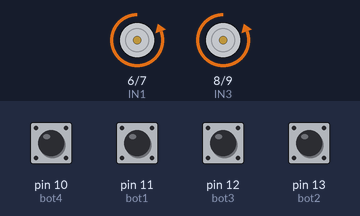
The sketch below on a simulated Arduino Uno, built with avr-gcc and run on an emulated ATmega328P. Shown: motor-driver pin pairs drawn as motors (green arrow = first pin HIGH = forward, orange = second pin HIGH = backward, longer = more drive). Inputs (shaded band) come from the test bench; at power-on: pin 10 (bot4), pin 11 (bot1), pin 12 (bot3), pin 13 (bot2) HIGH. Random numbers use the default seed unless the sketch sets one.

Above: at 1.2 s.
1.3 s: pin 10 (bot4) pulled LOW for 0.15 s
At 1.8 s:
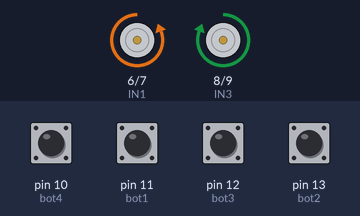
4.4 s: pin 13 (bot2) pulled LOW for 0.15 s
At 5.0 s:
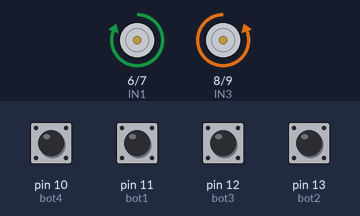
6.6 s: pin 10 (bot4) pulled LOW for 1 s
At 7.1 s:
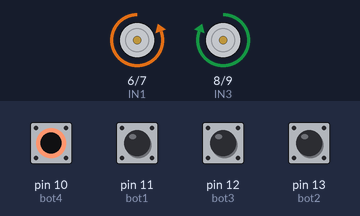
Timing chart, 0 to 10.1 s (numbered marks = the images above; inputs shaded):
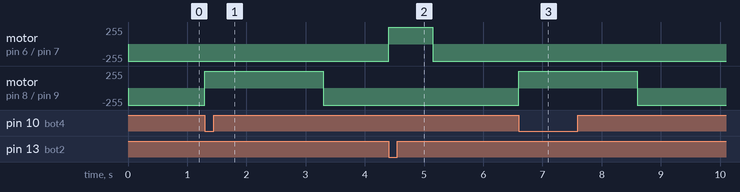

The sketch:

tartaruga.ino
```cpp
// C++ code
//
#include <Servo.h>
      int bot1 = 11;
      int bot2 = 13;
      int bot3 = 12;
      int bot4 = 10;

      //Declarando pinos Arduino ligados a entrada da Ponte H
      int IN1 = 6;
      int IN2 = 7;
      int IN3 = 8;
      int IN4 = 9;

void setup()
{
  Serial.begin(9600);
  //Define os pinos como saida da Ponte H
 pinMode(bot1, INPUT_PULLUP);
 pinMode(bot2, INPUT_PULLUP);
 pinMode(bot3, INPUT_PULLUP);
 pinMode(bot4, INPUT_PULLUP);
 // Define os botões
 pinMode(IN1, OUTPUT);
 pinMode(IN2, OUTPUT);
 pinMode(IN3, OUTPUT);
 pinMode(IN4, OUTPUT);
 randomSeed(analogRead(0));  // Inicia a semente de números aleatórios

}

void loop()
{
    //Para frente
    /*digitalWrite(IN1, HIGH);
    digitalWrite(IN2, LOW);
    digitalWrite(IN3, HIGH);
    digitalWrite(IN4, LOW);*/

    //Para tras
    //digitalWrite(IN2, HIGH);
    //digitalWrite(IN1, LOW);
    //digitalWrite(IN3, LOW);
    //digitalWrite(IN4, HIGH);

    //Para esquerda

    //digitalWrite(IN2, HIGH);
    //digitalWrite(IN1, LOW);
    //digitalWrite(IN3, HIGH);
    //digitalWrite(IN4, LOW);

    //Para direita

    /*digitalWrite(IN2, LOW);
    digitalWrite(IN1, HIGH);
    digitalWrite(IN3, LOW);
    digitalWrite(IN4, HIGH);*/

    digitalWrite(IN1, LOW);
    digitalWrite(IN2, HIGH);
    digitalWrite(IN3, LOW);
    digitalWrite(IN4, HIGH);

  if( digitalRead(bot1) == LOW ){
  //VIRANDO PARA ESQUERDA
    digitalWrite(IN2, HIGH);
    digitalWrite(IN1, LOW);
    digitalWrite(IN3, HIGH);
    digitalWrite(IN4, LOW);
    delay(750);
  } else if(digitalRead(bot2) == LOW ){

    digitalWrite(IN2, LOW);
    digitalWrite(IN1, HIGH);
    digitalWrite(IN3, LOW);
    digitalWrite(IN4, HIGH);
    delay(750);

  } else if(digitalRead(bot3) == LOW ){

    digitalWrite(IN2, HIGH);
    digitalWrite(IN1, LOW);
    digitalWrite(IN3, LOW);
    digitalWrite(IN4, HIGH);
    delay(750);
    int valor = random(0, 2);  // Gera valor aleatório entre 0 e 1
    if(valor == 1){
      digitalWrite(IN2, LOW);
      digitalWrite(IN1, HIGH);
      digitalWrite(IN3, LOW);
      digitalWrite(IN4, HIGH);
      delay(750);
      }else{
        digitalWrite(IN2, HIGH);
        digitalWrite(IN1, LOW);
        digitalWrite(IN3, HIGH);
        digitalWrite(IN4, LOW);
        delay(500);
      }
  } else if(digitalRead(bot4) == LOW ){

    digitalWrite(IN2, HIGH);
    digitalWrite(IN1, LOW);
    digitalWrite(IN3, HIGH);
    digitalWrite(IN4, LOW);
    delay(2000);
  }


}
```

Measured:
- after the input at 1.3 s, motor on pin 8 (IN3) / pin 9 (IN4): backward 255/255 → forward 255/255 at once, → backward 255/255 2.0 s later
- after the input at 4.4 s, motor on pin 6 (IN1) / pin 7 (IN2): backward 255/255 → forward 255/255 at once, → backward 255/255 0.75 s later
- after the input at 6.6 s, motor on pin 8 (IN3) / pin 9 (IN4): backward 255/255 → forward 255/255 at once, → backward 255/255 2.0 s later
